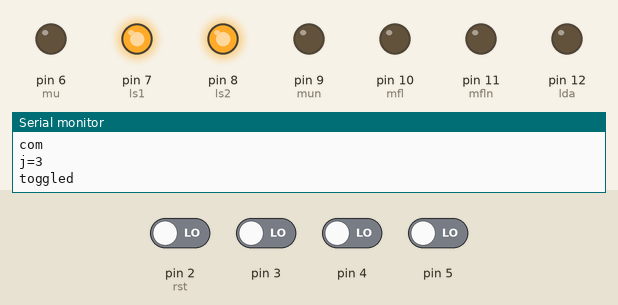
Simulated run of this sketch. Board: Arduino Uno, built with avr-gcc and run on an emulated ATmega328P. Shown: output pins drawn as LEDs (lit = HIGH), the last lines printed to the serial monitor. The test bench sets the inputs (shaded band); at power-on: pin 2 (rst), pin 3–5 LOW.

Above: at 1.2 s.
1.3 s: pin 2 (rst) driven HIGH
At 2.5 s:
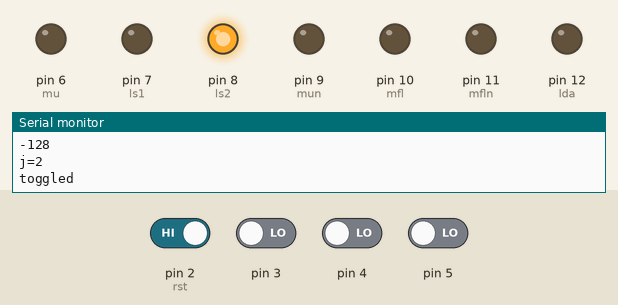
2.8 s: pin 2 (rst) driven LOW
At 3.7 s:
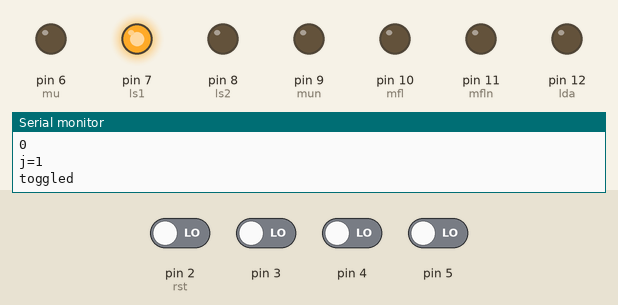
4.3 s: pin 2 (rst) driven HIGH
At 4.9 s:
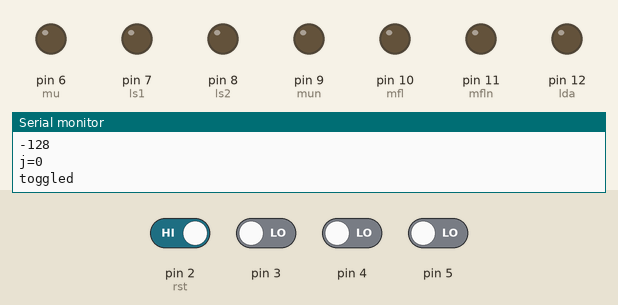
Timing chart, 0 to 7.3 s (numbered marks = the images above; inputs shaded):
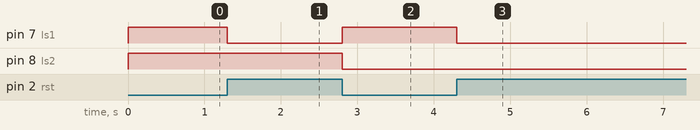

The sketch:

parallel_onboard_rov.ino
```cpp
//onboard- parallel
//finished, but does not work
//some code syntax is documented in other arduino programs


//these are compile instructions
//when any of these is 0, the corresponding part of the document is not compiled
//that is, the compiler on the computer just skips over it- the final program doesn't have that part
//switch these on and off for debugging purposes, when you are only testing one part of the code
#define COM 1 //run communication code
#define DEPTH 0 //run depth sensor code
#define MOTORS 0 //run motor control code

#define rst 2//remote status pin
//pins 3-5 are the remote data pins, read by direct port manipulation- see syntax document
#define ls1 7//local clock, bit 1
#define ls2 8//local clock, bit 2
#define lda 12//local data- for sending depth value

#define mfl 10//motor pin: front left positive
#define mfln 11//motor pin: front left negative
#define mu 6//motor pin: vertical positive
#define mun 9//motor pin: vertical negative

#include <Wire.h>//for communicating with the onboard slave arduino- see syntax document

bool rstate=0;//store remote clock state

uint8_t depth;//hold the depth sensor value

char j;//loop index for communication

int8_t axes[4];//this holds all the axes for transformation
int8_t forth, side, turn, vr;//store all the axis values
int8_t fl;//store front left motor value

//toggle(), waitcom(), readcom(), and sendcom() are all part of the parallel communication protocol
//see document header for details

//signal to topside for next data value
void toggle(){
	digitalWrite(ls2, j & 2);//write whatever the clock says for the second bit
	digitalWrite(ls1, j & 1);//write whatever the clock says for the first bit
}

//wait for topside while it copies down the next axis to the remote data pins
void waitcom(){
	while(digitalRead(rst) == rstate){//waits until the remote clock toggles
	}

	rstate = digitalRead(rst);//reset the remote clock variable, so it expects what the remote clock pin is not
}

int8_t readcom(){
	return PIND & 0b00111000 << 2;//grab pins 3 through 5 all at once
}

void sendcom(){
	digitalWrite(lda, bitRead(depth, j));
}

void transform_axes(){//TODO
	for(char i=0; i<4; i++){
		if(axes[i] >> 7){//if the sign bit is on- that is, if the value is positive
			axes[i]^= 1<<7;//switch off the sign bit- this will ensure the signed int is interpreted correctly
		}else{
			axes[i]-= 1<<7;//translate the 'negative' values into the actual negative zone of the signed int range
		}
	}
}

void split_write(int p, int pn, int8_t value){
        if(value<0){
                analogWrite(p, 0);
                analogWrite(pn, -value);
        }else{
                analogWrite(pn, 0);
                analogWrite(p, value);
        }
};

void setup(){
	pinMode(ls1, OUTPUT);//first local clock bit
	pinMode(ls2, OUTPUT);//second local clock bit
	pinMode(rst, INPUT);//remote status bit
	pinMode(lda, OUTPUT);//local data bit

	digitalWrite(ls1, LOW);//set up the local clock bits, in case they were set to high in a previous program
	digitalWrite(ls2, LOW);

	pinMode(mfl, OUTPUT);//front left motor- positive
	pinMode(mfln, OUTPUT);//front left motor- negative
	pinMode(mu, OUTPUT);//vertical motors- positive
	pinMode(mun, OUTPUT);//vertical motors- negative

//here is another compiler instruction!
//if MOTORS was set to zero, the compiler skips to the next '#endif'
#if MOTORS
	Wire.begin();//start communication with onboard slave
#endif

	depth=0b00001011;//numbers starting with 0b are binary values

	Serial.begin(115200);//this is for debugging- remove when functional

}

void loop(){
//sensors///////////////////////////////////////////////////

#if DEPTH
	depth=(uint8_t)analogRead(3);//depth sensor is connected to analog pin 3: type cast to uint8_t- see syntax document
	depth-=99;//air pressure is 100, so we take that off- although leave 1 on for rounding up
	depth>>=2;//divide by 4 to get to number of feet of water
#endif
//com///////////////////////////////////////////////////////
#if COM
	Serial.println("com");

//start the com loop
	for(j= 3 ; j>=0; j--){//onboard calls for 4 axes, one at a time
	Serial.print("j=");
	Serial.println((int)j);//type cast j from char to int

//only send data if onboard is reading the depth sensor
#if DEPTH
		sendcom();//send depth bit number j
	Serial.println("sent!");
#endif

		toggle();//change the clock values
	Serial.println("toggled");

		waitcom();//wait for topside to give the go-ahead before reading
	Serial.println("got something!");

		axes[j]=readcom();//condense bits from remote data pins into axes[j]
	Serial.println(readcom());
	}


#endif
//i2c///////////////////////////////////////////////////////
#if MOTORS
	Wire.beginTransmission(8);
	Wire.write(axes[0]);
	Wire.write(axes[1]);
	Wire.write(axes[2]);
	Wire.endTransmission(8);
#endif
//motors////////////////////////////////////////////////////
#if MOTORS
	//front left motor
	fl=forth+side+turn;
	split_write(mfl, mfln, fl);

	//vertical motors
	split_write(mu, mun, vr);
#endif
}
```

Measured:
- after the input at 1.3 s, pin 7 (ls1): HIGH → LOW at once
- after the input at 2.8 s, pin 7 (ls1): LOW → HIGH at once; pin 8 (ls2): HIGH → LOW at once
- after the input at 4.3 s, pin 7 (ls1): HIGH → LOW at once
